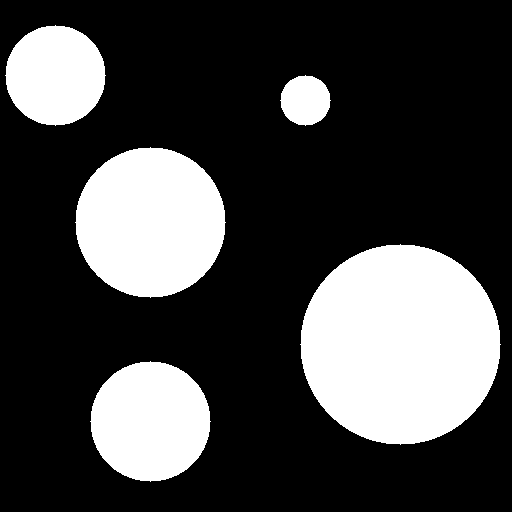
#> input picture Workshops/ComputerVisionExercisePython/circles.png, 512 x 512 px
$ python Method1.py
#> lines starting #> are read from the running program, lines starting #| are printed output that depends on the picture; after the words box and inside, x2 and y2 are one past the last pixel; in counts of white or black regions, pixels touching at a corner belong together
import cv2

img = cv2.imread('circles.png')
#> img is the input picture: shape (512, 512, 3); 26.8% white; 5 white regions, box (x1, y1, x2, y2) and area: (300, 244, 501, 445) 31417, (75, 147, 226, 298) 17665, (90, 361, 211, 482) 11289, (5, 25, 106, 126) 7845, (280, 75, 331, 126) 1961
template = cv2.imread('template.png')
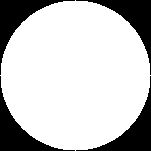
#> input picture Workshops/ComputerVisionExercisePython/template.png, 151 x 151 px
#> template is the input picture: shape (151, 151, 3); 77.5% white; 4 black regions, box (x1, y1, x2, y2) and area: (0, 0, 75, 75) 1284, (76, 0, 151, 75) 1284, (0, 76, 75, 151) 1284, (76, 76, 151, 151) 1284

mt = cv2.matchTemplate(img, template, cv2.TM_CCOEFF)
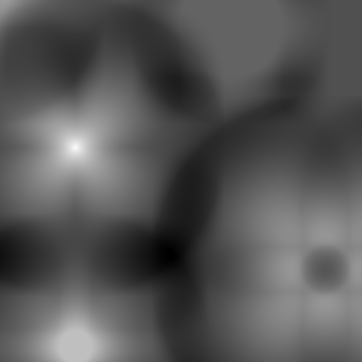
#> mt: shape (362, 362) float32; min -356757312, max 776222528, mean 32275006; drawn with min black and max white

_, _, _, max_loc = cv2.minMaxLoc(mt)
#> max_loc = (75, 147)

bottom_right = (225, 297)

cv2.rectangle(img, max_loc, bottom_right, (0,0,255), 2)
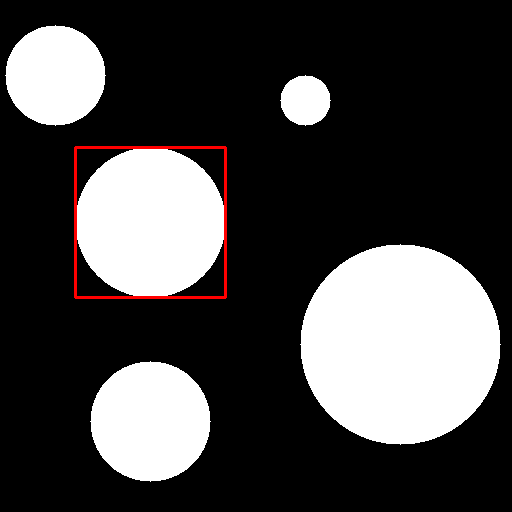
#> img: shape (512, 512, 3); 0.69% of pixels changed, all inside (x1, y1, x2, y2) = (74, 146, 227, 299)
cv2.imwrite('boxed.png', img)
